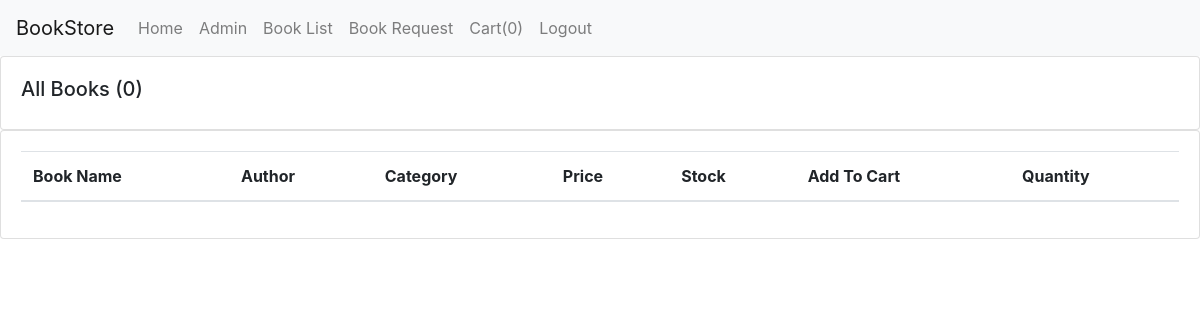
/book_list/ (signed in), run on an earlier commit of the app's database.
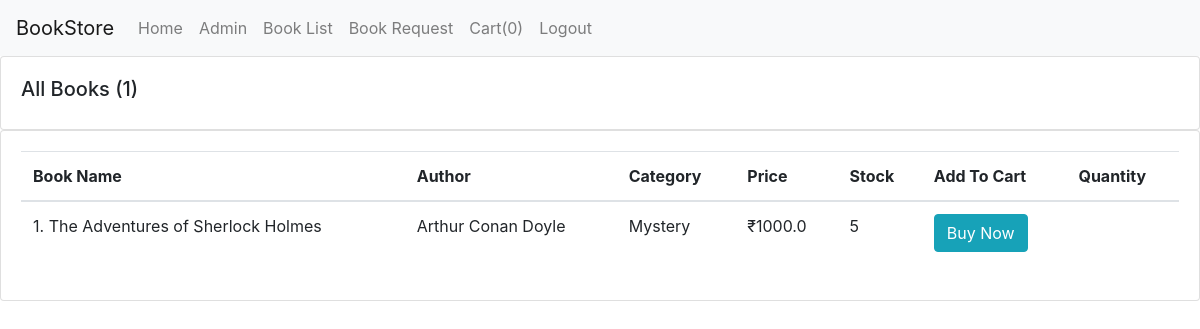
And on a later commit of the database.
### books/models.py (models this page shows, shortened)
class Book(models.Model):
    CATEGORY = (
        ('Mystery', 'Mystery'),
        ('Thriller', 'Thriller'),
        ('Sci-Fi', 'Sci-Fi'),
        ('Humor', 'Humor'),
        ('Horror', 'Horror'),
        ('Mystery', 'Mystery'),
    )
    book_name = models.CharField(max_length=100)
    author = models.CharField(max_length=100, default="")
    category = models.CharField(max_length=100, choices=CATEGORY)
    price = models.FloatField()
    stock = models.IntegerField(default=5)

### books/views.py (the view)
# urls.py: path("book_list/", views.Users, name='book_list'),
@login_required(login_url = '/login')
def Users(request):
    books = Book.objects.all()
    total_books = books.count()
    return render (request, "book_list.html", {'books':books, 'total_books':total_books})

### templates/book_list.html (shortened to what this page needs)
{% extends 'base.html' %}
{% block body %}
<div class="row">
  <div class="col-md">
    <div class="card card-body">
      <h5>All Books ({{total_books}})</h5>
    </div>
    <div class="card card-body">
      <table class="table">
        <thead>
          <tr>
            <th>Book Name</th>
            <th>Author</th>
            <th>Category</th>
            <th>Price</th>
            <th>Stock</th>
            <th>Add To Cart</th>
            <th>Quantity</th>
          </tr>
        </thead>
        {% for book in books %}
        <tr>
          <td id="namepr{{book.id}}">{{book.book_name}}</td>
          <td id="authorpr{{book.id}}">{{book.author}}</td>
          <td id="categorypr{{book.id}}">{{book.category}}</td>
          <td> ₹<span id="pricepr{{book.id}}">{{book.price}}</span></td>
          <td id="stock{{book.id}}">{{book.stock}}</td>
          <td><button id="pr{{book.id}}" class="btn btn-info cart">Buy Now</button></td>
          <td class="quantity" id="divpr{{book.id}}"></td>
        </tr>
        {% endfor %}
      </table>
    </div>
  </div>
</div>
{% endblock %}

What changed in the data, as far as the page shows it:
added Book: book_name "The Adventures of Sherlock Holmes", author "Arthur Conan Doyle", category "Mystery", price "1000.0", stock "5"
Also different on the page:
{{ total_books }}: "0" → "1"
